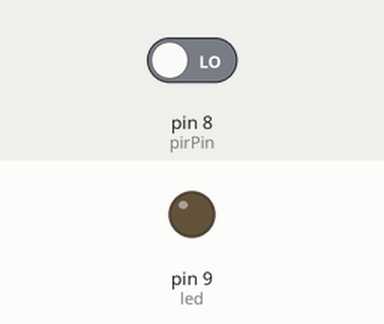
Recording of a sketch running on a simulated Arduino Uno, built with avr-gcc and run on an emulated ATmega328P. Shown: output pins drawn as LEDs (lit = HIGH). The test bench sets the inputs (shaded band); at power-on: pin 8 (pirPin) LOW.

Above: at 1.2 s.
1.3 s: pin 8 (pirPin) driven HIGH
At 1.7 s:
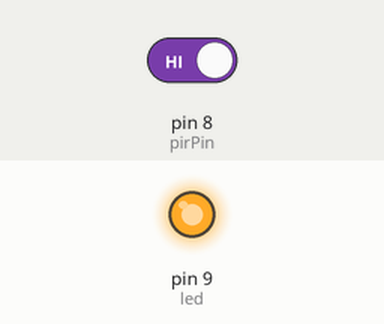
2.8 s: pin 8 (pirPin) driven LOW
At 4.0 s:
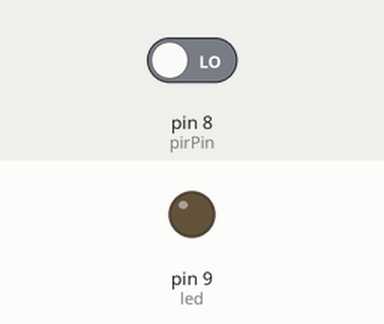
Timing chart, 0 to 5.8 s (numbered marks = the images above; inputs shaded):
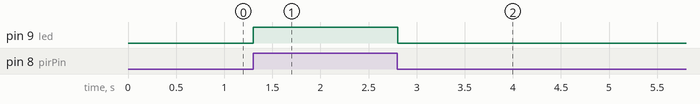

The sketch:

PIR_Sensor.ino
```cpp
int pirPin = 8;
int led = 9;

void setup() {
// put your setup code here, to run once:
pinMode(pirPin, INPUT);
pinMode(led, OUTPUT);
Serial.begin(9600);

}

void loop() {
// put your main code here, to run repeatedly:
if (digitalRead(pirPin)==HIGH){
digitalWrite(led, HIGH);
}
else {
digitalWrite(led, LOW);
}
delay(5);
}
```

Measured:
- after the input at 1.3 s, pin 9 (led): LOW → HIGH at once
- after the input at 2.8 s, pin 9 (led): HIGH → LOW at once
